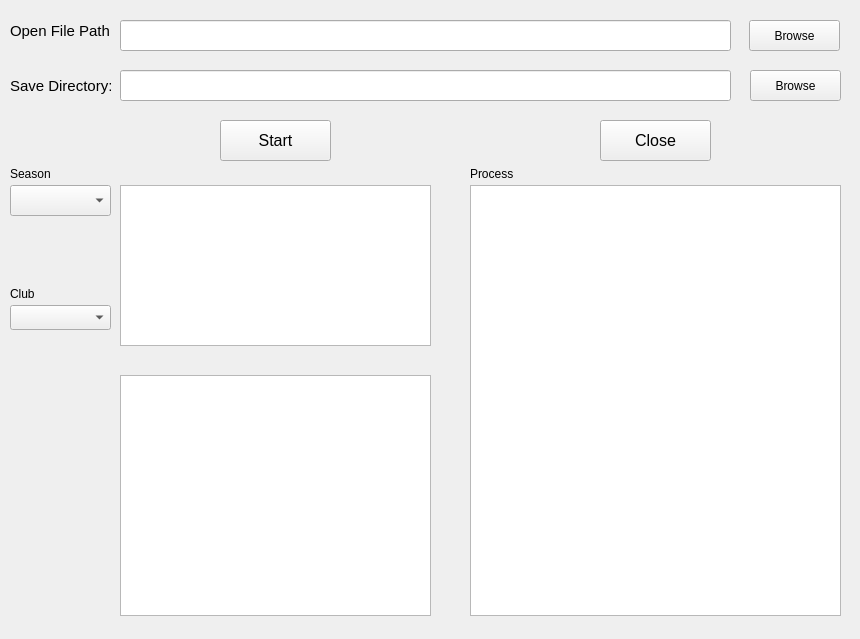
<?xml version="1.0" encoding="UTF-8"?>
<ui version="4.0">
 <class>MainWindow</class>
 <widget class="QMainWindow" name="MainWindow">
  <property name="geometry">
   <rect>
    <x>0</x>
    <y>0</y>
    <width>860</width>
    <height>639</height>
   </rect>
  </property>
  <property name="windowTitle">
   <string>MainWindow</string>
  </property>
  <widget class="QWidget" name="centralWidget">
   <widget class="QComboBox" name="seasonCombox">
    <property name="geometry">
     <rect>
      <x>10</x>
      <y>185</y>
      <width>101</width>
      <height>31</height>
     </rect>
    </property>
   </widget>
   <widget class="QTextEdit" name="seasonTxt">
    <property name="geometry">
     <rect>
      <x>120</x>
      <y>185</y>
      <width>311</width>
      <height>161</height>
     </rect>
    </property>
    <property name="readOnly">
     <bool>true</bool>
    </property>
   </widget>
   <widget class="QComboBox" name="clubCombox">
    <property name="geometry">
     <rect>
      <x>10</x>
      <y>305</y>
      <width>101</width>
      <height>25</height>
     </rect>
    </property>
   </widget>
   <widget class="QTextEdit" name="clubTxt">
    <property name="geometry">
     <rect>
      <x>120</x>
      <y>375</y>
      <width>311</width>
      <height>241</height>
     </rect>
    </property>
    <property name="textInteractionFlags">
     <set>Qt::NoTextInteraction</set>
    </property>
   </widget>
   <widget class="QLabel" name="label">
    <property name="geometry">
     <rect>
      <x>10</x>
      <y>165</y>
      <width>56</width>
      <height>17</height>
     </rect>
    </property>
    <property name="text">
     <string>Season</string>
    </property>
   </widget>
   <widget class="QLabel" name="label_2">
    <property name="geometry">
     <rect>
      <x>10</x>
      <y>285</y>
      <width>56</width>
      <height>17</height>
     </rect>
    </property>
    <property name="text">
     <string>Club</string>
    </property>
   </widget>
   <widget class="QLabel" name="label_3">
    <property name="geometry">
     <rect>
      <x>470</x>
      <y>165</y>
      <width>71</width>
      <height>17</height>
     </rect>
    </property>
    <property name="text">
     <string>Process</string>
    </property>
   </widget>
   <widget class="QTextEdit" name="PrcTxt">
    <property name="geometry">
     <rect>
      <x>470</x>
      <y>185</y>
      <width>371</width>
      <height>431</height>
     </rect>
    </property>
    <property name="textInteractionFlags">
     <set>Qt::NoTextInteraction</set>
    </property>
   </widget>
   <widget class="QLineEdit" name="PathLineEdit">
    <property name="geometry">
     <rect>
      <x>120</x>
      <y>20</y>
      <width>611</width>
      <height>31</height>
     </rect>
    </property>
    <property name="font">
     <font>
      <pointsize>11</pointsize>
     </font>
    </property>
    <property name="readOnly">
     <bool>true</bool>
    </property>
   </widget>
   <widget class="QPushButton" name="openBrowseBtn">
    <property name="geometry">
     <rect>
      <x>749</x>
      <y>20</y>
      <width>91</width>
      <height>31</height>
     </rect>
    </property>
    <property name="text">
     <string>Browse</string>
    </property>
   </widget>
   <widget class="QLabel" name="label_4">
    <property name="geometry">
     <rect>
      <x>10</x>
      <y>20</y>
      <width>101</width>
      <height>21</height>
     </rect>
    </property>
    <property name="font">
     <font>
      <pointsize>11</pointsize>
     </font>
    </property>
    <property name="text">
     <string>Open File Path:</string>
    </property>
   </widget>
   <widget class="QLineEdit" name="saveEditTxt">
    <property name="geometry">
     <rect>
      <x>120</x>
      <y>70</y>
      <width>611</width>
      <height>31</height>
     </rect>
    </property>
    <property name="readOnly">
     <bool>true</bool>
    </property>
   </widget>
   <widget class="QLabel" name="label_5">
    <property name="geometry">
     <rect>
      <x>10</x>
      <y>70</y>
      <width>101</width>
      <height>31</height>
     </rect>
    </property>
    <property name="font">
     <font>
      <pointsize>11</pointsize>
     </font>
    </property>
    <property name="text">
     <string>Save Directory:</string>
    </property>
   </widget>
   <widget class="QPushButton" name="saveBrowseBtn">
    <property name="geometry">
     <rect>
      <x>750</x>
      <y>70</y>
      <width>91</width>
      <height>31</height>
     </rect>
    </property>
    <property name="text">
     <string>Browse</string>
    </property>
   </widget>
   <widget class="QPushButton" name="startBtn">
    <property name="geometry">
     <rect>
      <x>220</x>
      <y>120</y>
      <width>111</width>
      <height>41</height>
     </rect>
    </property>
    <property name="font">
     <font>
      <pointsize>12</pointsize>
     </font>
    </property>
    <property name="text">
     <string>Start</string>
    </property>
   </widget>
   <widget class="QPushButton" name="closeBtn">
    <property name="geometry">
     <rect>
      <x>600</x>
      <y>120</y>
      <width>111</width>
      <height>41</height>
     </rect>
    </property>
    <property name="font">
     <font>
      <pointsize>12</pointsize>
     </font>
    </property>
    <property name="text">
     <string>Close</string>
    </property>
   </widget>
  </widget>
 </widget>
 <layoutdefault spacing="6" margin="11"/>
 <resources/>
 <connections/>
</ui>
